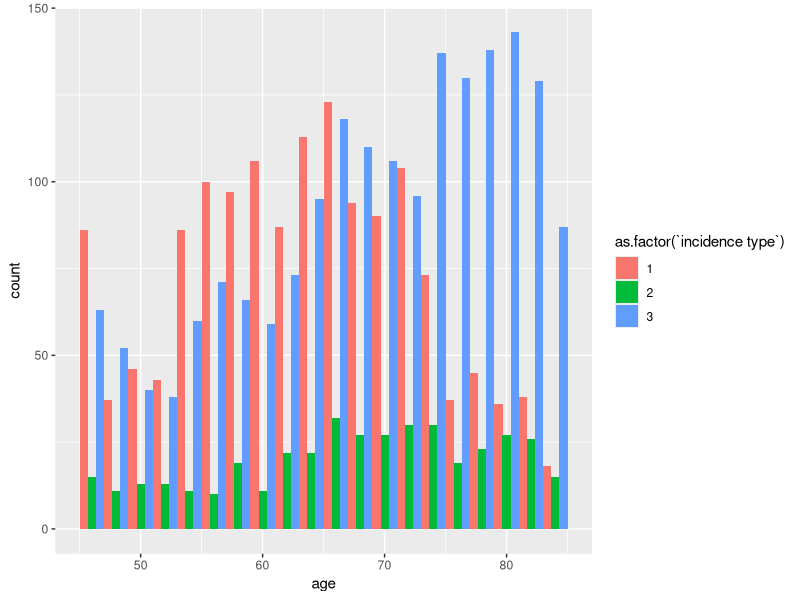
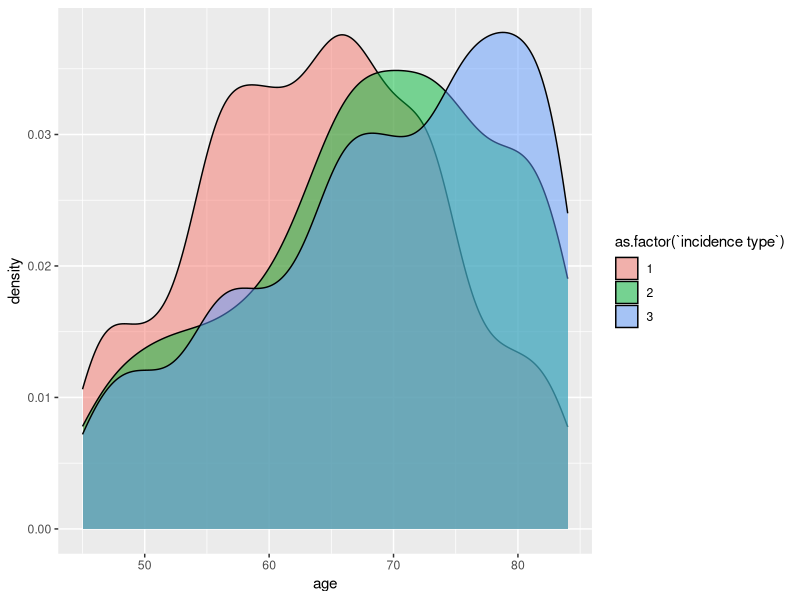
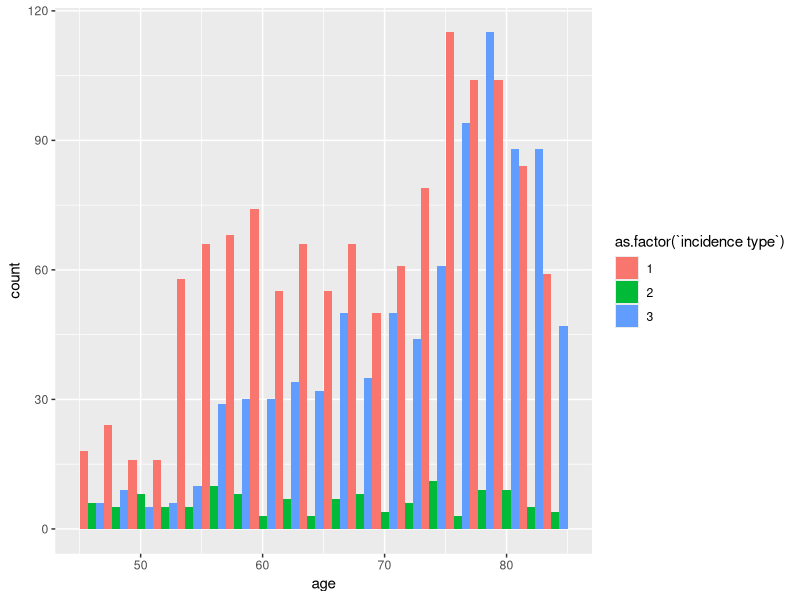
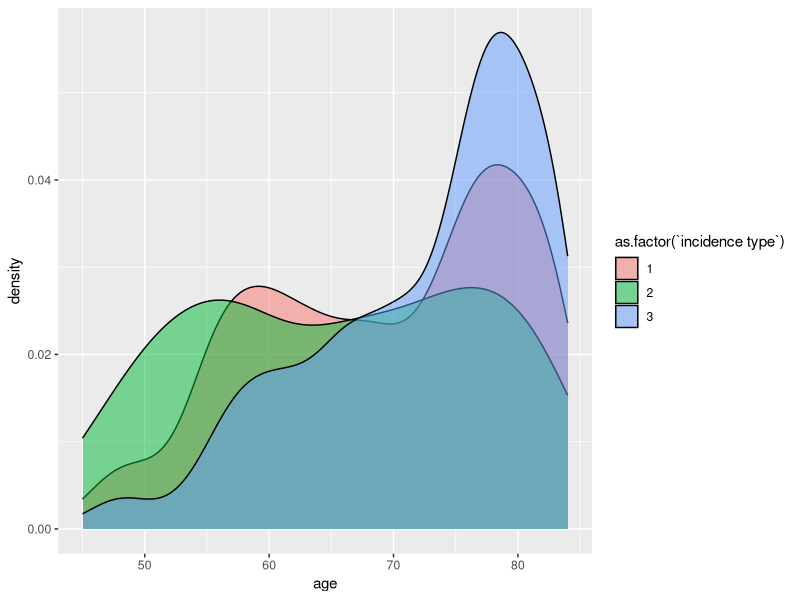

Write the R code that produced these figures, in order.
## ---- chunk 1
knitr::opts_chunk$set(echo = TRUE)
## ---- chunk 2
library("reshape2")
library("ggplot2")
angina_simulation<-function(gender,age){
  if (gender=='male') 
    {s <- c(0.00238,0.00548,0.00655,0.00300)
    u <- c(0.00043,0.0008,0.0019,0.0021)
    m <- c(0.00225,0.00359,0.0071,0.0101)} else{
      s <- c(0.00098,0.00357,0.00333,0.006)
      u <- c(0.00029,0.00030,0.00039,0.00048)
      m <- c(0.0003,0.00165,0.00236,0.0059)
      }
  event <- 0
  
  counter <-1
  
  
  while(age<85 && event==0)
  {
    if (age<55) {counter <- 1} else if (age<65) {counter <- 2
      }else if (age<75) {counter <- 3}else {counter <-4 }
  
      if (runif(1,0,1) < s[counter]) {event <- 1} else if (runif(1,0,1) < u[counter]) {event<-2
      } else if (runif(1,0,1) < m[counter]) {event<-3}
    
    if (event==0) {age <- age+1}
  }
  
  return (c(age,event))
}

set.seed(22)
i=0

a<- c(0,0)

s_vector <-c()
u_vector<-c()
m_vector<-c()
healthy_vector<-c()
while(i<10000){
  a<-angina_simulation('male',45)
  if (a[2]==0) {healthy_vector <- c(healthy_vector,a[1])}
  if (a[2]==1) {s_vector <- c(s_vector,a[1])}
  if (a[2]==2) {u_vector <- c(u_vector,a[1])}
  if (a[2]==3) {m_vector <- c(m_vector,a[1])}
  i<- i+1
}
occurance1 <- list(s_vector,u_vector,m_vector)
L1 <-melt(occurance1)
all_male <- list(s_vector,u_vector,m_vector, healthy_vector)
all1 <-melt(all_male)
survive1 = length(healthy_vector)/10000
# about 63.3% male health till 85 years old.
survive1
1-survive1



i=0

a<- c(0,0)

s_vector <-c()
u_vector<-c()
m_vector<-c()
healthy_vector<-c()
while(i<10000){
  a<-angina_simulation('female',45)
  if (a[2]==0) {healthy_vector <- c(healthy_vector,a[1])}
  if (a[2]==1) {s_vector <- c(s_vector,a[1])}
  if (a[2]==2) {u_vector <- c(u_vector,a[1])}
  if (a[2]==3) {m_vector <- c(m_vector,a[1])}
  i<- i+1
}
occurance2 <- list(s_vector,u_vector,m_vector)
L2 <-melt(occurance2)
all_female <- list(s_vector,u_vector,m_vector, healthy_vector)
all2 <-melt(all_female)
survive2 = length(healthy_vector)/10000
# about 78% female health till 85 years old.
survive2
1-survive2

## ---- chunk 3

#graph and data visualization 
colnames(L1) <- c("age","incidence type")
g <- ggplot(L1,aes(x=age, fill = as.factor(`incidence type`)))
g+geom_histogram(binwidth=2, position="dodge")

g+geom_density(position="dodge",alpha=0.5)

#female
colnames(L2) <- c("age","incidence type")
g2 <- ggplot(L2,aes(x=age, fill = as.factor(`incidence type`)))
g2+geom_histogram(binwidth=2, position="dodge")

g2+geom_density(position="dodge",alpha=0.5)



## ---- chunk 4
lapply(occurance1, shapiro.test)
lapply(occurance2, shapiro.test)
male <-lapply(occurance1, mean)
female <- lapply(occurance2, mean)
t.test(as.numeric(occurance1[[3]]),as.numeric(occurance2[[3]]))

## ---- chunk 5
colnames(all1) <- c("age","incidence type")

colnames(all2) <- c("age","incidence type")
all1$sex <- 1

all2$sex <- 2

df <- rbind.data.frame(all1,all2)

#cor(df$age,df$`incidence type`)
#cor(df$sex,df$`incidence type`)
fit <- lm(`incidence type` ~ age+sex, data = df)
summary(fit)

